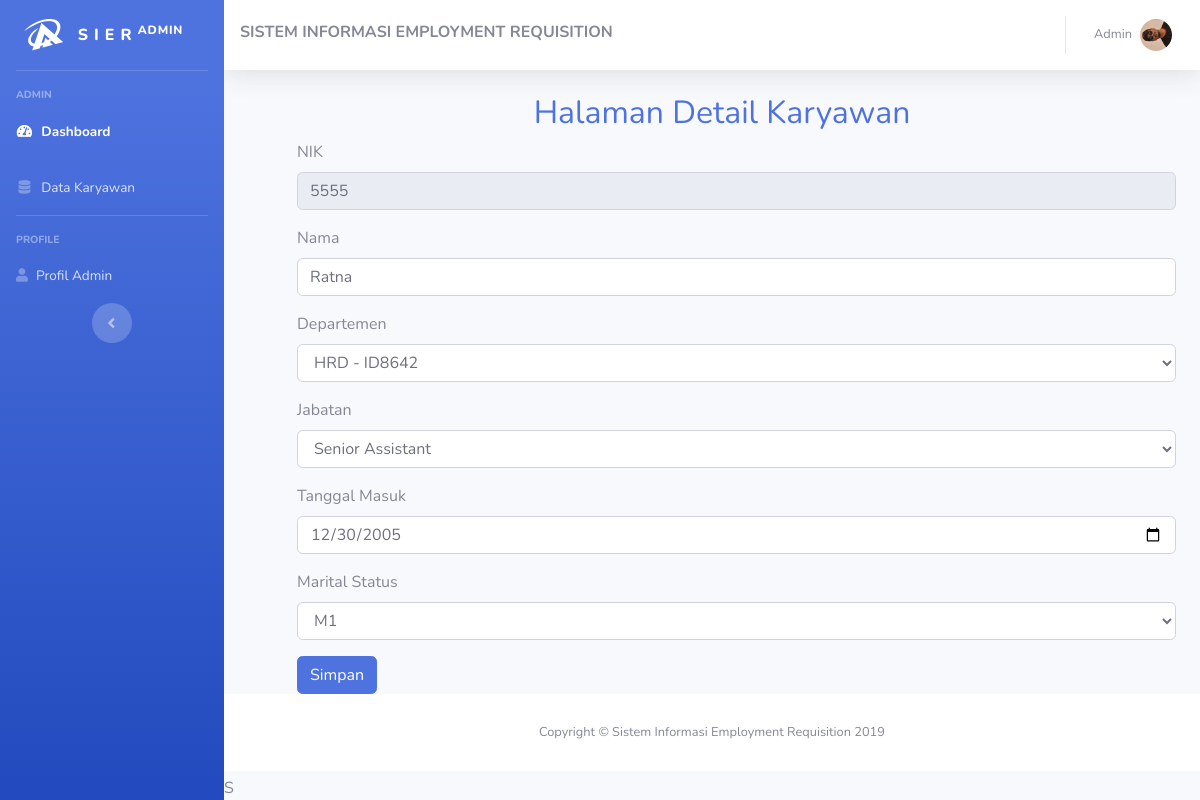
The app's page /admin/detail-karyawan.php?id=5555 (signed in) with its own data.
### tables this page shows
CREATE TABLE `karyawan` (
  `id_karyawan` int(11) NOT NULL,
  `id_dept` int(11) DEFAULT NULL,
  `username` varchar(50) DEFAULT NULL,
  `password` varchar(50) DEFAULT NULL,
  `nama` varchar(50) DEFAULT NULL,
  `jabatan` int(11) DEFAULT NULL,
  `marital_status` int(11) DEFAULT NULL,
  `tanggal_masuk` date DEFAULT NULL,
  `jenis_kelamin` varchar(20) DEFAULT NULL,
  `status_karyawan` varchar(50) DEFAULT NULL,
  `tempat_lahir` varchar(50) DEFAULT NULL,
  `tanggal_lahir` date DEFAULT NULL,
  `alamat` text,
  `email` varchar(50) DEFAULT NULL,
  `no_telepon` varchar(20) DEFAULT NULL,
  `foto` varchar(200) DEFAULT NULL,
  `hak_akses` enum('admin','pic','manager','karyawan') DEFAULT NULL
);

### admin/detail-karyawan.php (the view, shortened to what this page needs)
<?php
include "../config/conn.php";
function selected($a1,$a2){
  if($a1==$a2){
    return "selected";
  }
}
$id = isset($_GET['id']) ? $_GET['id'] : '';
$stm2 = $pdo_conn->query(
                  "SELECT `id_karyawan`, `username`, `nama`, `jabatan`, `marital_status`,
                  `tanggal_masuk`,`jenis_kelamin`,`status_karyawan`,`tempat_lahir`,`tanggal_lahir`,
                  `alamat`,`email`,`no_telepon`,departemen.nama_dept,departemen.id_dept
                  FROM `karyawan`
                  JOIN departemen ON karyawan.id_dept = departemen.id_dept
                  WHERE karyawan.id_karyawan = '$id'");
$stmDep = $pdo_conn->prepare("SELECT * FROM `departemen`");
$stmDep->execute();
$rowsDepartemen = $stmDep->fetchAll(PDO::FETCH_ASSOC);
$stmJab = $pdo_conn->prepare("SELECT * FROM `jabatan`");
$stmJab->execute();
$rowsJabatan = $stmJab->fetchAll(PDO::FETCH_ASSOC);
$stmMar = $pdo_conn->prepare("SELECT * FROM `marital_status`");
$stmMar->execute();
$rowsMarital = $stmMar->fetchAll(PDO::FETCH_ASSOC);
?>
<!DOCTYPE html>
<html lang="en">
<head>
  <link href="../assets/vendor/fontawesome-free/css/all.min.css" rel="stylesheet" type="text/css">
  <link href="../assets/css/sb-admin-2.min.css" rel="stylesheet">
</head>
<body id="page-top">
  <div id="wrapper">
        <?php
        include "../components/sidebar.php";
        ?>
  <div id="content-wrapper" class="d-flex flex-column">
  <div id="content">
        <?php
        include "../components/navbar.php";
        ?>
  <center>
    <h2 style="margin-left: 20px" class="text-primary">Halaman Detail Karyawan</h2>
  </center>
  <div class="container-fluid"
       style=" display: flex; justify-content: center; align-items: center; ">
        <?php
        while ($row = $stm2->fetch()) {
        ?>
  <form style=" flex-grow: 1; margin-left: 49px;" method="post" action="../actions/update-karyawan-action.php?id=">
      <div class=" form-group">
        <label  required>NIK</label>
          <input readonly="" name="nik" type="text" class="form-control" value="<?= $row['id_karyawan'] ?>">
      </div>
      <div class="form-group">
        <label>Nama</label>
        <input name="nama" type="text" class="form-control" value="<?= $row['nama'] ?>">
      </div>
      <div class="form-group">
        <label for="departemen">Departemen</label>
        <select class="form-control" name='departemen'>
            <?php
              foreach ($rowsDepartemen as $rowDepartemen) {
                echo '<option '.selected($row['id_dept'],$rowDepartemen["id_dept"]).' value="' .
                $rowDepartemen["id_dept"] . '">' . $rowDepartemen["nama_dept"] . ' - ' .
                $rowDepartemen["cost_center"]  . '</option>';
              }
            ?>
        </select>
      </div>
      <div class="form-group">
        <label for="jabatan">Jabatan</label>
          <select class="form-control" name='jabatan'>
              <?php
                foreach ($rowsJabatan as $rowJabatan) {
                echo '<option '.selected($row['jabatan'],$rowJabatan['id_jabatan']).' value="' .
                $rowJabatan["id_jabatan"] . '">' . $rowJabatan["nama"] . '</option>';
                }
              ?>
          </select>
      </div>
      <div class="form-group">
        <label required>Tanggal Masuk</label>
        <input name="tgl_masuk" type="date" class="form-control" value="<?= $row['tanggal_masuk'] ?>">
      </div>
      <div class="form-group">
        <label for="marital_status">Marital Status</label>
        <select class="form-control" name='status'>
            <?php
            foreach ($rowsMarital as $rowMarital) {
              echo '<option '.selected($row['marital_status'],$rowMarital["id_marital"]).' value="' . $rowMarital["id_marital"] . '">' . $rowMarital["nama"] . '</option>';
            }
            ?>
        </select>
      </div>
        <button type="submit" class="btn btn-primary">Simpan</button>
  </form>
          <?php
          }
          ?>
  </div>
  </div>
  <footer class="sticky-footer bg-white">
    <div class="container my-auto">
      <div class="copyright text-center my-auto">
        <span>Copyright &copy; Sistem Informasi Employment Requisition 2019</span>
      </div>
    </div>
  </footer>
  </div>
  </div>S
</body>
</html>

### records on screen
karyawan: nik "5555", nama "Ratna", tgl_masuk "12/30/2005"

### other values on screen
form field departemen "HRD - ID8642"
form field jabatan "Senior Assistant"
form field status "M1"
